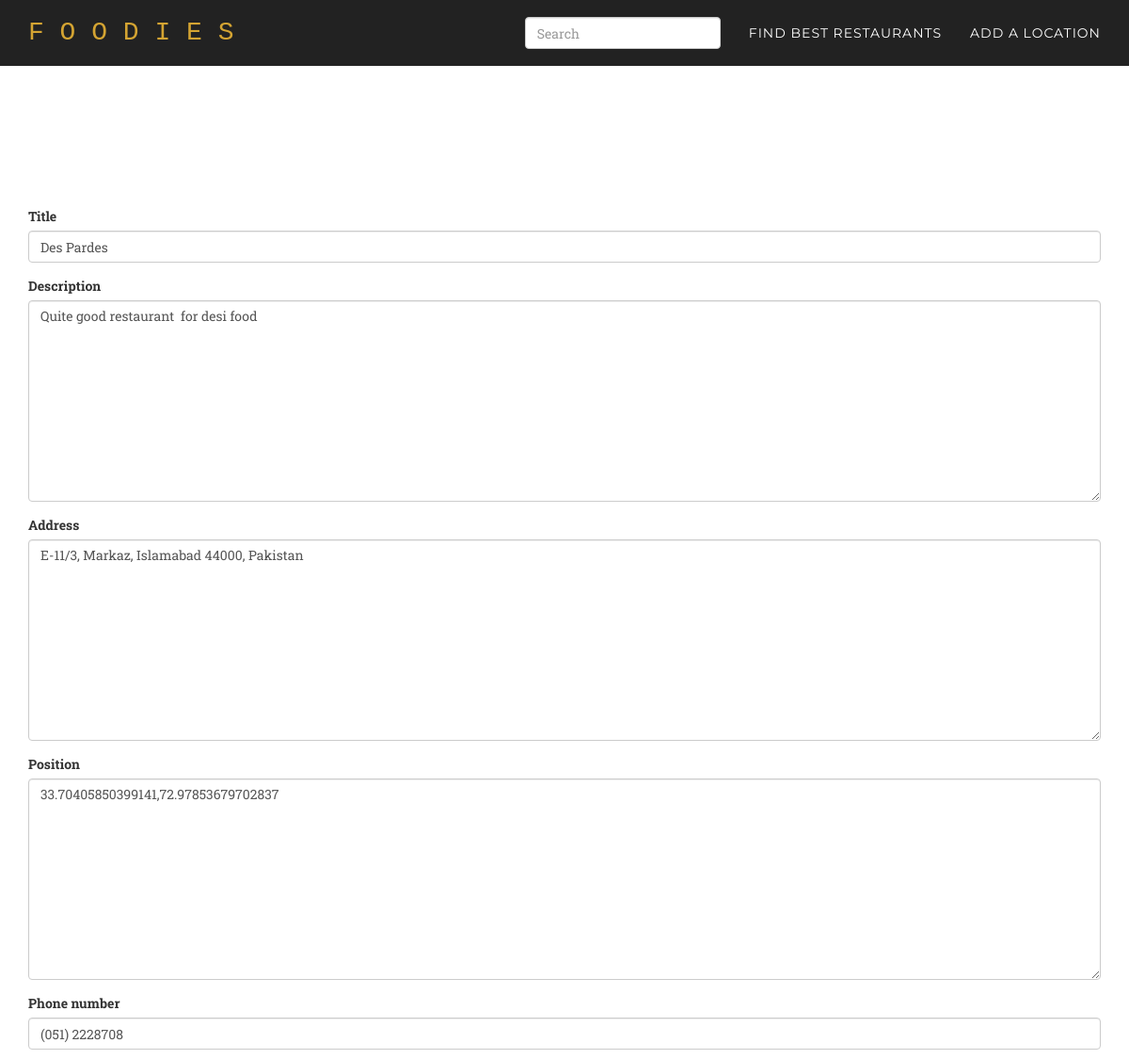
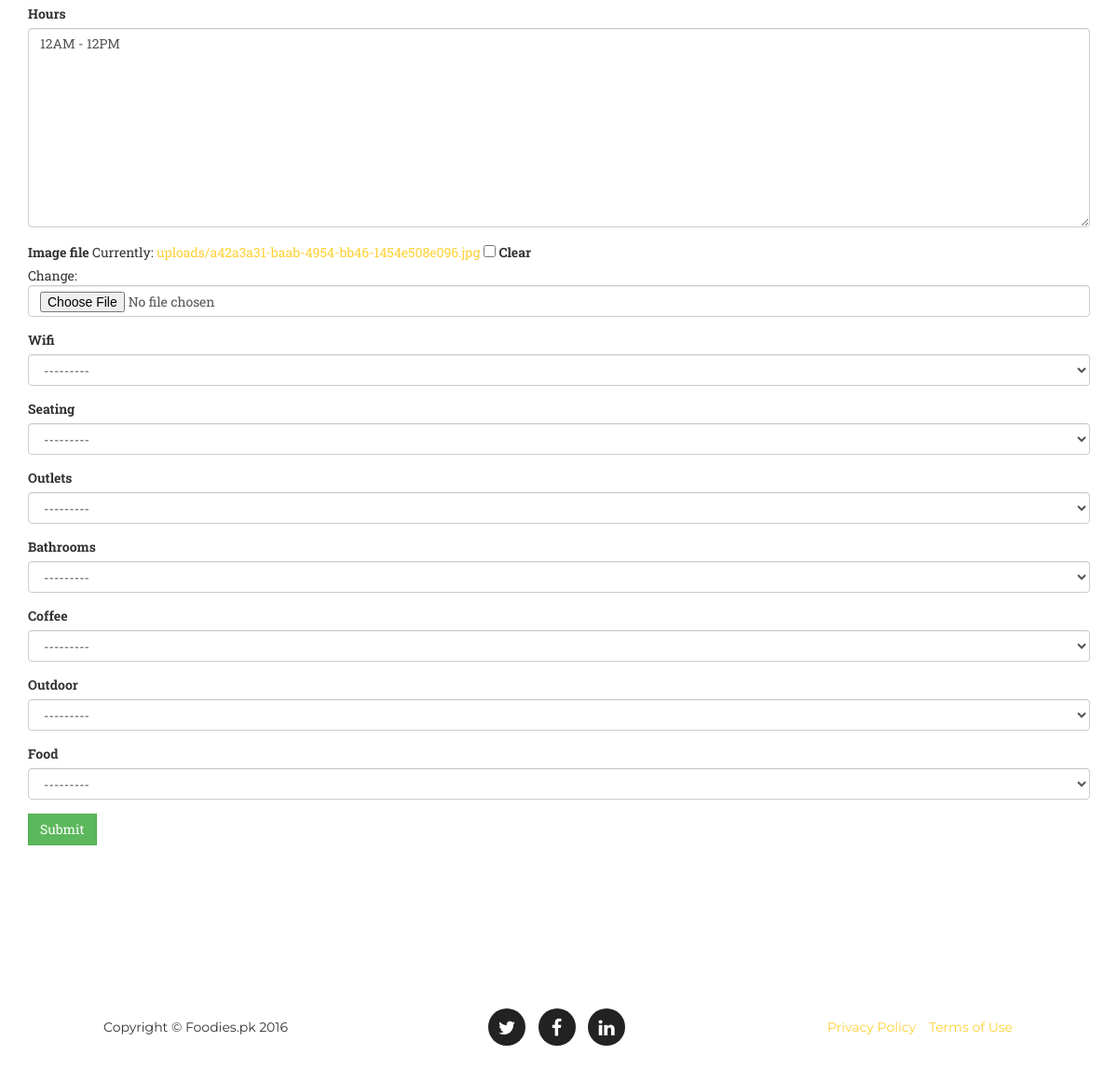
The page /location/1/update/ (signed in) on the database its author committed (2 pictures, top to bottom).
### core/models.py (models this page shows, shortened)
class Location(models.Model):
    title = models.CharField(max_length=300)
    description = models.TextField(null=True, blank=True)
    address = models.TextField(null=True, blank=True)
    position = GeopositionField(null=True, blank=True)
    phone_number = models.CharField(null=True, blank=True, max_length=15)
    hours = models.TextField(null=True, blank=True)
    image_file = models.ImageField(upload_to=upload_to_location, null=True, blank=True)
    wifi = models.IntegerField(choices=WIFI_CHOICES, null=True, blank=True)
    seating = models.IntegerField(choices=PLURAL_CHOICES, null=True, blank=True)
    outlets = models.IntegerField(choices=PLURAL_CHOICES, null=True, blank=True)
    bathrooms = models.IntegerField(choices=YESNO_CHOICES, null=True, blank=True)
    coffee = models.IntegerField(choices=COFFEE_CHOICES, null=True, blank=True)
    outdoor = models.IntegerField(choices=YESNO_CHOICES, null=True, blank=True)
    food = models.IntegerField(choices=YESNO_CHOICES, null=True, blank=True)
    created_at = models.DateTimeField(auto_now_add=True)

### core/views.py (the view)
# urls.py: url(r'location/(?P<pk>\d+)/update/$', login_required(coreviews.LocationUpdateView.as_view()), name='location_update'),
class LocationUpdateView(UpdateView):
    model = coremodels.Location
    template_name = 'base/form.html'
    fields = "__all__"

### templates/base/form.html (shortened to what this page needs)
{% extends "base/theme.html" %}
{% load widget_tweaks %}
{% block main_content %}
 <div class="header-buffer">
 </div>
 <section id="services">
 <div class="container">
<div class="row">
 {% if form %}
 <div class="col-md-12">
 <form action="" method="post" enctype="multipart/form-data">{% csrf_token %}{{ form.media }}
 {% for field in form %}
 <div class="form-group warning">
 <label for="exampleInputFile">{{ field.label }}</label>
 {{ field|add_class:"form-control"}}
 </div>
 {% endfor %}
 <input type="submit" class="btn btn-success" role="button" value="{{ verb|default:"Submit" }}" />
 </form>
</div>
{% endif %}
</div>
</div>
</section>
{% endblock %}

### static/css/agency.css (style rules this page uses)
body { overflow-x: hidden; font-family: "Roboto Slab","Helvetica Neue",Helvetica,Arial,sans-serif; }
a, a:hover, a:focus, a:active, a.active { outline: 0; }
a { color: #fed136; }
section { padding: 100px 0; }
@media (min-width:768px) { section { padding: 150px 0; } }
body { webkit-tap-highlight-color: #fed136; }
.header-buffer { height:70px; }
.btn { border-radius: 0px; }

### rows shown on the page
Location: form "Des Pardes" "Quite good restaurant for desi food" "E-11/3, Markaz, Islamabad 44000, Pakistan" "33.70405850399141,72.97853679702837" "(051) 2228708" "12AM - 12PM" "---------" "---------" "---------" "---------" "---------" "---------" "---------"

### other values the page prints
{{ field.label }} "Title" "Description" "Address" "Position" "Phone number" "Hours" "Image file" "Wifi" "Seating" "Outlets" "Bathrooms" "Coffee" "Outdoor" "Food"
